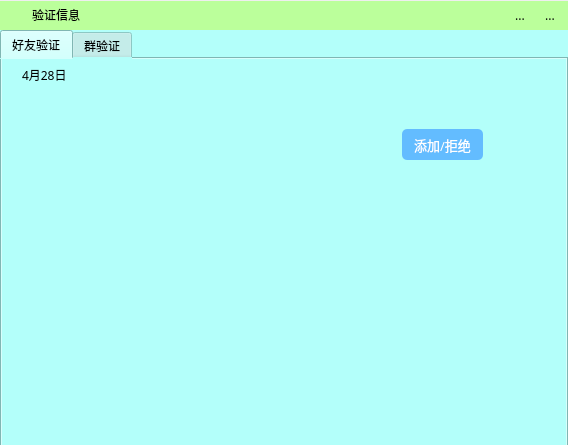
<?xml version="1.0" encoding="UTF-8"?>
<ui version="4.0">
 <class>Verify</class>
 <widget class="QWidget" name="Verify">
  <property name="geometry">
   <rect>
    <x>0</x>
    <y>0</y>
    <width>568</width>
    <height>445</height>
   </rect>
  </property>
  <property name="windowTitle">
   <string>Form</string>
  </property>
  <widget class="QWidget" name="widget_2" native="true">
   <property name="geometry">
    <rect>
     <x>0</x>
     <y>1</y>
     <width>568</width>
     <height>29</height>
    </rect>
   </property>
   <property name="styleSheet">
    <string notr="true">background-color: rgb(187, 255, 155);</string>
   </property>
   <layout class="QGridLayout" name="gridLayout">
    <property name="leftMargin">
     <number>6</number>
    </property>
    <property name="topMargin">
     <number>0</number>
    </property>
    <property name="rightMargin">
     <number>6</number>
    </property>
    <property name="bottomMargin">
     <number>0</number>
    </property>
    <item row="0" column="0">
     <layout class="QHBoxLayout" name="horizontalLayout">
      <item>
       <widget class="QLabel" name="label">
        <property name="minimumSize">
         <size>
          <width>20</width>
          <height>20</height>
         </size>
        </property>
        <property name="maximumSize">
         <size>
          <width>20</width>
          <height>20</height>
         </size>
        </property>
        <property name="font">
         <font>
          <family>Microsoft YaHei</family>
          <stylestrategy>PreferAntialias</stylestrategy>
         </font>
        </property>
        <property name="styleSheet">
         <string notr="true">border-image: url(:/lib/yinshenim.png);</string>
        </property>
        <property name="text">
         <string/>
        </property>
       </widget>
      </item>
      <item>
       <widget class="QLabel" name="label_2">
        <property name="font">
         <font>
          <family>Microsoft YaHei</family>
          <stylestrategy>PreferAntialias</stylestrategy>
         </font>
        </property>
        <property name="text">
         <string>验证信息</string>
        </property>
       </widget>
      </item>
      <item>
       <spacer name="horizontalSpacer">
        <property name="orientation">
         <enum>Qt::Horizontal</enum>
        </property>
        <property name="sizeHint" stdset="0">
         <size>
          <width>40</width>
          <height>20</height>
         </size>
        </property>
       </spacer>
      </item>
      <item>
       <widget class="QToolButton" name="toolButton">
        <property name="font">
         <font>
          <family>Microsoft YaHei</family>
          <stylestrategy>PreferAntialias</stylestrategy>
         </font>
        </property>
        <property name="text">
         <string>...</string>
        </property>
        <property name="icon">
         <iconset resource="res.qrc">
          <normaloff>:/lib/zuixiaohua.png</normaloff>:/lib/zuixiaohua.png</iconset>
        </property>
        <property name="iconSize">
         <size>
          <width>20</width>
          <height>20</height>
         </size>
        </property>
        <property name="autoRaise">
         <bool>true</bool>
        </property>
       </widget>
      </item>
      <item>
       <widget class="QToolButton" name="toolButton_2">
        <property name="font">
         <font>
          <family>Microsoft YaHei</family>
          <stylestrategy>PreferAntialias</stylestrategy>
         </font>
        </property>
        <property name="text">
         <string>...</string>
        </property>
        <property name="icon">
         <iconset resource="res.qrc">
          <normaloff>:/lib/guanbi.png</normaloff>:/lib/guanbi.png</iconset>
        </property>
        <property name="iconSize">
         <size>
          <width>20</width>
          <height>20</height>
         </size>
        </property>
        <property name="autoRaise">
         <bool>true</bool>
        </property>
       </widget>
      </item>
     </layout>
    </item>
   </layout>
  </widget>
  <widget class="QWidget" name="widget" native="true">
   <property name="geometry">
    <rect>
     <x>0</x>
     <y>30</y>
     <width>568</width>
     <height>417</height>
    </rect>
   </property>
   <property name="minimumSize">
    <size>
     <width>0</width>
     <height>417</height>
    </size>
   </property>
   <property name="font">
    <font>
     <family>Microsoft YaHei</family>
     <stylestrategy>PreferAntialias</stylestrategy>
    </font>
   </property>
   <property name="styleSheet">
    <string notr="true">background-color: rgb(179, 255, 250);</string>
   </property>
   <layout class="QGridLayout" name="gridLayout_2">
    <item row="0" column="0">
     <widget class="QTabWidget" name="tabWidget">
      <property name="font">
       <font>
        <family>Microsoft YaHei</family>
        <stylestrategy>PreferAntialias</stylestrategy>
       </font>
      </property>
      <property name="currentIndex">
       <number>0</number>
      </property>
      <widget class="QWidget" name="tab">
       <attribute name="title">
        <string>好友验证</string>
       </attribute>
       <widget class="QLabel" name="label_3">
        <property name="geometry">
         <rect>
          <x>20</x>
          <y>10</y>
          <width>54</width>
          <height>12</height>
         </rect>
        </property>
        <property name="font">
         <font>
          <family>Microsoft YaHei</family>
          <stylestrategy>PreferAntialias</stylestrategy>
         </font>
        </property>
        <property name="text">
         <string>4月28日</string>
        </property>
       </widget>
       <widget class="QLabel" name="label_5">
        <property name="geometry">
         <rect>
          <x>100</x>
          <y>32</y>
          <width>54</width>
          <height>20</height>
         </rect>
        </property>
        <property name="font">
         <font>
          <family>Microsoft YaHei</family>
          <stylestrategy>PreferAntialias</stylestrategy>
         </font>
        </property>
        <property name="text">
         <string/>
        </property>
       </widget>
       <widget class="QLabel" name="label_6">
        <property name="geometry">
         <rect>
          <x>100</x>
          <y>60</y>
          <width>54</width>
          <height>16</height>
         </rect>
        </property>
        <property name="font">
         <font>
          <family>Microsoft YaHei</family>
          <stylestrategy>PreferAntialias</stylestrategy>
         </font>
        </property>
        <property name="text">
         <string/>
        </property>
       </widget>
       <widget class="QLabel" name="label_7">
        <property name="geometry">
         <rect>
          <x>100</x>
          <y>80</y>
          <width>54</width>
          <height>21</height>
         </rect>
        </property>
        <property name="font">
         <font>
          <family>Microsoft YaHei</family>
          <stylestrategy>PreferAntialias</stylestrategy>
         </font>
        </property>
        <property name="text">
         <string/>
        </property>
       </widget>
       <widget class="QPushButton" name="pushButton">
        <property name="geometry">
         <rect>
          <x>400</x>
          <y>70</y>
          <width>81</width>
          <height>31</height>
         </rect>
        </property>
        <property name="font">
         <font>
          <family>Microsoft YaHei</family>
          <pointsize>10</pointsize>
          <stylestrategy>PreferAntialias</stylestrategy>
         </font>
        </property>
        <property name="styleSheet">
         <string notr="true">#pushButton{
background-color: rgb(99, 188, 255);
color: rgb(255, 255, 255);
border-radius: 5px;
}
#pushButton:hover{
background-color: rgb(99, 170, 255);
color: rgb(255, 255, 255);
border-radius: 5px;

}
#pushButton:pressed{
background-color: rgb(99, 188, 255);
color: rgb(255, 255, 255);
border-radius: 5px;
padding-left:2px;
padding-top:2px;
}
</string>
        </property>
        <property name="text">
         <string>添加/拒绝</string>
        </property>
       </widget>
       <widget class="QPushButton" name="pushButton_3">
        <property name="geometry">
         <rect>
          <x>20</x>
          <y>40</y>
          <width>61</width>
          <height>61</height>
         </rect>
        </property>
        <property name="font">
         <font>
          <family>Microsoft YaHei</family>
          <stylestrategy>PreferAntialias</stylestrategy>
         </font>
        </property>
        <property name="text">
         <string/>
        </property>
        <property name="iconSize">
         <size>
          <width>55</width>
          <height>55</height>
         </size>
        </property>
        <property name="autoDefault">
         <bool>false</bool>
        </property>
        <property name="default">
         <bool>false</bool>
        </property>
        <property name="flat">
         <bool>true</bool>
        </property>
       </widget>
      </widget>
      <widget class="QWidget" name="tab_2">
       <attribute name="title">
        <string>群验证</string>
       </attribute>
      </widget>
     </widget>
    </item>
   </layout>
  </widget>
 </widget>
 <resources>
  <include location="res.qrc"/>
 </resources>
 <connections/>
</ui>
